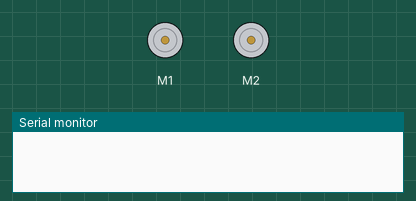
Simulated run of this sketch. Board: Arduino Uno, built with avr-gcc and run on an emulated ATmega328P. Shown: 2 × DC motor (green arrow = forward, orange = backward, longer = faster), the last lines printed to the serial monitor.

Above: at 0.05 s.
At 3.4 s:
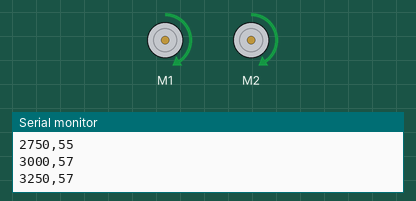
At 8.5 s:
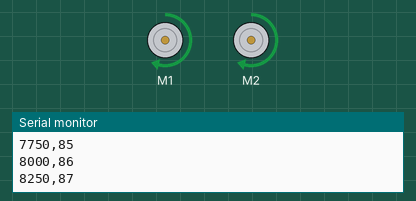
At 18.7 s:
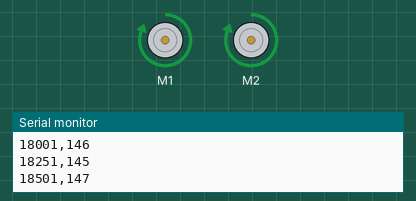
Timing chart, 0 to 20.2 s (numbered marks = the images above):
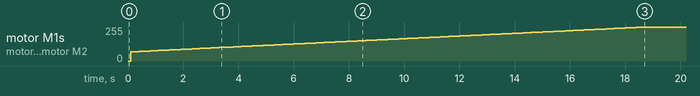

The sketch:

Exp7_2_DriveDistance.ino
```cpp
    /***********************************************************************
 * Exp7_2_DriveDistance -- RedBot Experiment 7.2
 *
 * In an earlier experiment, we used a combination of speed and time to
 * drive a certain distance. Using the encoders, we can me much more accurate.
 * In this example, we will show you how to setup your robot to drive a certain
 * distance regardless of the motorPower.
 *
 * This sketch was written by SparkFun Electronics, with lots of help from
 * the Arduino community. This code is completely free for any use.
 *
 * 8 Oct 2013 M. Hord
 * Revised, 31 Oct 2014 B. Huang
 ***********************************************************************/
#include <RedBot.h>

RedBotMotors motors;

RedBotEncoder encoder = RedBotEncoder(A2, 10);

int buttonPin = 12;
int countsPerRev = 192;   // 4 pairs of N-S x 48:1 gearbox = 192 ticks per wheel rev

float wheelDiam = 2.56;  // diam = 65mm / 25.4 mm/in
float wheelCirc = PI*wheelDiam;  // Redbot wheel circumference = pi*D
int RPM; //allocate RPM of motor
int pos = 69; //choose 30 for this value to start with 25%
volatile long count; // count
volatile long count_last; // count

// ******** Variables for Timing *********************
unsigned long t1=0; //Hold initial loop time
unsigned long t0=0; //Hold end loop time
unsigned long t2=0; //hold end motor time
unsigned long st=250; //Hold sampling time


void setup()
{
  Serial.begin(9600);
}

void loop()
{
  t1 = millis();
  if ((t1 - t0) >= st){
    count = encoder.getTicks(LEFT);
    RPM = (count - count_last)*(1000/st)*60/192; //Calculate RPM
    Serial.print(t1); //Print t1
    Serial.print(","); //comma for .csv
    Serial.println(RPM); //Print RPM

    count_last = count;
    t0 = millis();
  }

  if (t1 - t2 >= 100 && RPM < 150){ //Change motor speed. Can limit at 140 RPM to keep to 25% or 433 for 75%
      pos += 1;
      motors.drive(pos); //Write Speed
      t2 = millis(); //Take second time
    } //end if
}

  /*if (t1 - t2 >= 100 && RPM < 433){ //Change motor speed. Can limit at 140 RPM to keep to 25% or 433 for 75%
   pos += 1;
   analogWrite(motorPin, pos); //Write Speed
    t2 = millis(); //Take second time
  } //end if
}

void driveDistance(float distance, int motorPower)
{
  long lCount = 0;
  long int rCount = 0;
  float numRev;
  // debug
  Serial.print("driveDistance() ");
  Serial.print(distance);
  Serial.print(" inches at ");
  Serial.print(motorPower);
  Serial.println(" power.");

  numRev = (float) distance / wheelCirc;
  Serial.println(numRev, 3);
  encoder.clearEnc(BOTH);  // clear the encoder count
  motors.drive(motorPower);

  while (lCount < (numRev*countsPerRev)){
    // while the left encoder is less than the target count -- debug print
    // the encoder values and wait -- this is a holding loop.
    lCount = encoder.getTicks(LEFT);
    rCount = encoder.getTicks(RIGHT);
    Serial.print(lCount);
    Serial.print("\t");
    Serial.print(rCount);
    Serial.print("\t");
    Serial.println(numRev*countsPerRev);
  }
  // now apply "brakes" to stop the motors.
  motors.brake();
}*/
```

Measured:
- by itself, motor M1, motor M2: moves from stopped to forward 255/255 over 18.5 s
